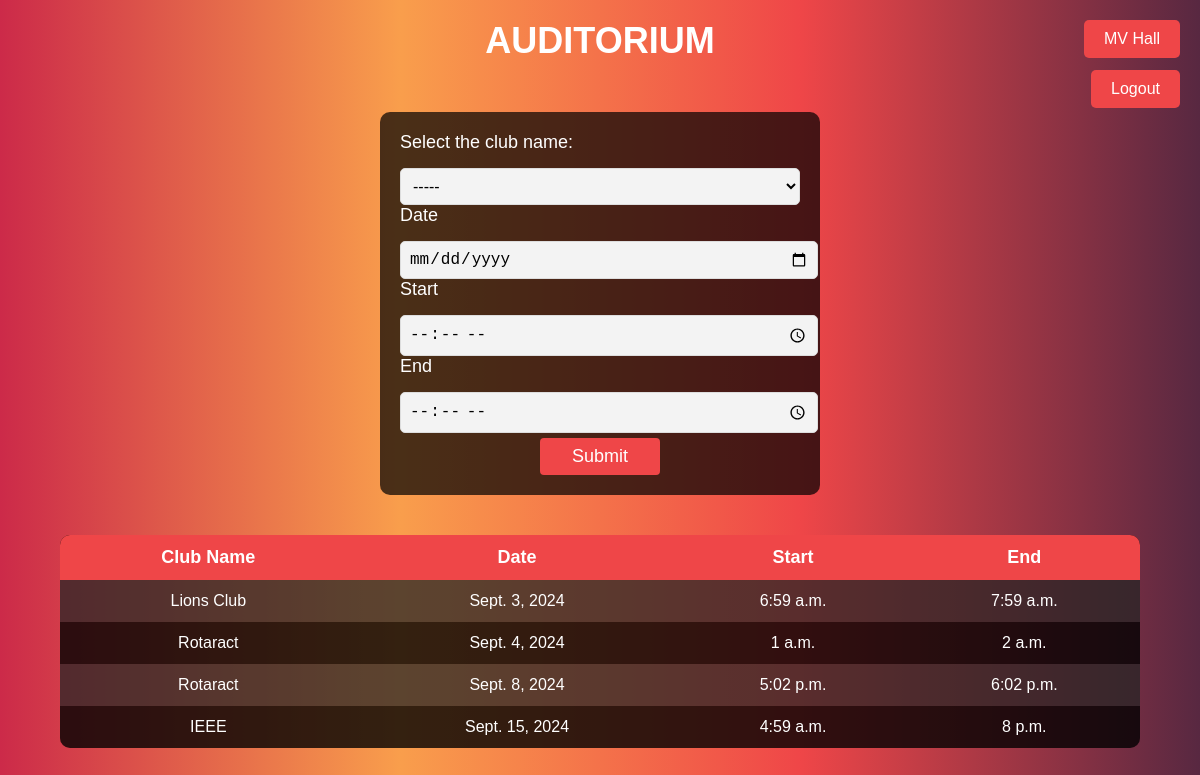
Page /audi/ on the earlier database version.
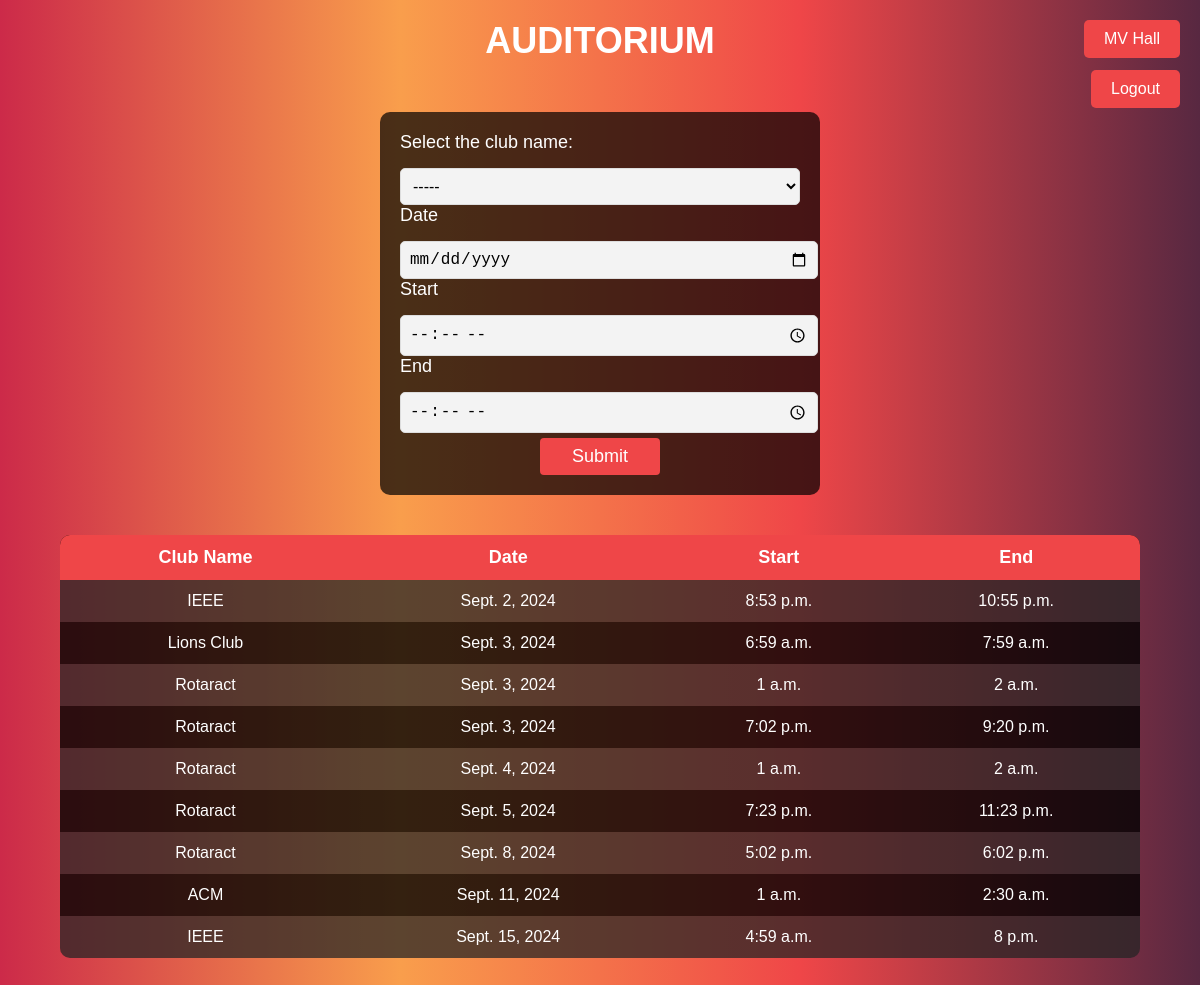
Same page on the later database version.
### myapp/models.py (models this page shows, shortened)
class Booking(models.Model):
    club_name = models.CharField(max_length=100)
    date = models.DateField()
    start_time = models.TimeField()
    end_time = models.TimeField()

### myapp/views.py (the view, shortened to what this page needs)
# urls.py: path("audi/",audi,name="audi"),
def audi(request):
    servicedata = Booking.objects.all().order_by('date')
    info = AuditoriumInfo.objects.first()
    context = {
        'bookings': servicedata,
        'auditorium_info': info,
    }
    return render(request, 'audi.html', context)

### myapp/templates/audi.html (shortened to what this page needs)
<!DOCTYPE html>
<html lang="en">
  <head>
    {% load static %}
    <link rel="stylesheet" href="{% static 'audi.css' %}" />
  </head>
  <body>
    <div class="text" id="AUDITORIUM">
      <h3>AUDITORIUM</h3>
    </div>
    <form action="{% url 'myapp:audi' %}" method="post">
      <div class="container2">
        <div class="con1">
          <label class="clubs" for="clubs">Select the club name:</label>
          <select class="clubs" id="clubs" name="clubs">
            <option value="" class="clbnm" disabled selected>-----</option>
          </select>
          <div class="date">
            <label for="date">Date</label>
            <input type="date" id="date" name="date" />
          </div>
          <div class="start">
            <label for="from">Start</label>
            <input type="time" id="from" name="from" />
          </div>
          <div class="end">
            <label for="to">End</label>
            <input type="time" id="to" name="to" />
          </div>
          <div class="submit">
            <input class="submit" name="submit" type="submit" value="Submit" />
          </div>
        </div>
      </div>
    </form>
    <div class="container1">
      <div class="status" id="refresh">
        <table class="statustable">
          <tr id="tr1">
            <th>Club Name</th>
            <th>Date</th>
            <th>Start</th>
            <th>End</th>
          </tr>
          {% for booking in bookings %}
          <tr id="tr1">
            <td>{{ booking.club_name }}</td>
            <td>{{ booking.date }}</td>
            <td>{{ booking.start_time }}</td>
            <td>{{ booking.end_time }}</td>
          </tr>
          {% endfor %}
        </table>
      </div>
    </div>
     <form action="{% url 'myapp:audi' %}" method="get" style="text-align: right; margin-top: 10px;">
      <button type="submit" class="mvhall-btn">MV Hall</button>
    </form>
    <form action="{% url 'myapp:logoutUser' %}" method="post" style="text-align: right; margin-top: 20px;">
      <button type="submit" class="logout-btn">Logout</button>
  </body>
</html>

Differences in the rows shown:
added Booking: club_name "IEEE", date "Sept. 2, 2024", start_time "8:53 p.m.", end_time "10:55 p.m."
added Booking: club_name "Rotaract", date "Sept. 3, 2024", start_time "1 a.m.", end_time "2 a.m."
added Booking: club_name "Rotaract", date "Sept. 3, 2024", start_time "7:02 p.m.", end_time "9:20 p.m."
added Booking: club_name "Rotaract", date "Sept. 5, 2024", start_time "7:23 p.m.", end_time "11:23 p.m."
added Booking: club_name "ACM", date "Sept. 11, 2024", start_time "1 a.m.", end_time "2:30 a.m."
